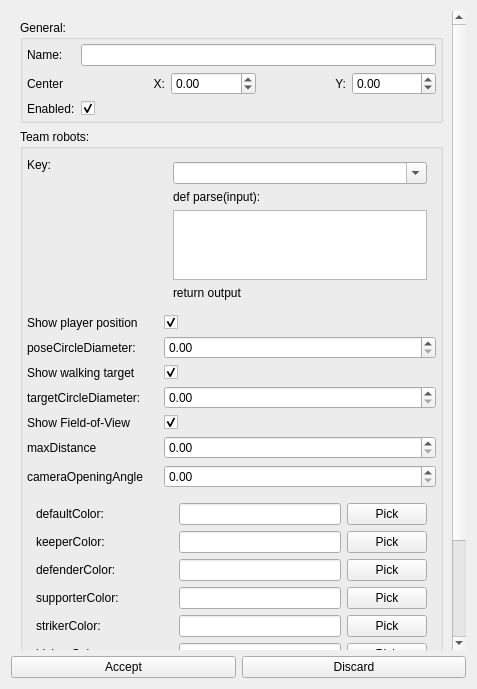
<?xml version="1.0" encoding="UTF-8"?>
<ui version="4.0">
 <class>TeamPlayersConfig</class>
 <widget class="QWidget" name="TeamPlayersConfig">
  <property name="geometry">
   <rect>
    <x>0</x>
    <y>0</y>
    <width>477</width>
    <height>689</height>
   </rect>
  </property>
  <property name="windowTitle">
   <string>Form</string>
  </property>
  <layout class="QVBoxLayout" name="verticalLayout">
   <item>
    <widget class="QScrollArea" name="scrollArea">
     <property name="frameShape">
      <enum>QFrame::NoFrame</enum>
     </property>
     <property name="frameShadow">
      <enum>QFrame::Plain</enum>
     </property>
     <property name="widgetResizable">
      <bool>true</bool>
     </property>
     <widget class="QWidget" name="scrollAreaWidgetContents">
      <property name="geometry">
       <rect>
        <x>0</x>
        <y>-333</y>
        <width>445</width>
        <height>968</height>
       </rect>
      </property>
      <layout class="QVBoxLayout" name="verticalLayout_5">
       <item>
        <widget class="QGroupBox" name="groupBox">
         <property name="title">
          <string>General:</string>
         </property>
         <layout class="QVBoxLayout" name="verticalLayout_2">
          <property name="leftMargin">
           <number>0</number>
          </property>
          <property name="topMargin">
           <number>0</number>
          </property>
          <property name="rightMargin">
           <number>0</number>
          </property>
          <property name="bottomMargin">
           <number>0</number>
          </property>
          <item>
           <layout class="QFormLayout" name="formLayout">
            <property name="leftMargin">
             <number>4</number>
            </property>
            <property name="topMargin">
             <number>4</number>
            </property>
            <property name="rightMargin">
             <number>4</number>
            </property>
            <property name="bottomMargin">
             <number>4</number>
            </property>
            <item row="0" column="0">
             <widget class="QLabel" name="nameLabel">
              <property name="text">
               <string>Name:</string>
              </property>
             </widget>
            </item>
            <item row="0" column="1">
             <widget class="QLineEdit" name="nameLineEdit"/>
            </item>
            <item row="1" column="0">
             <widget class="QLabel" name="centerLabel">
              <property name="text">
               <string>Center</string>
              </property>
             </widget>
            </item>
            <item row="1" column="1">
             <widget class="QWidget" name="centerWidget" native="true">
              <layout class="QHBoxLayout" name="horizontalLayout_2">
               <property name="leftMargin">
                <number>0</number>
               </property>
               <property name="topMargin">
                <number>0</number>
               </property>
               <property name="rightMargin">
                <number>0</number>
               </property>
               <property name="bottomMargin">
                <number>0</number>
               </property>
               <item>
                <widget class="QLabel" name="label_center_x">
                 <property name="text">
                  <string>X:</string>
                 </property>
                 <property name="alignment">
                  <set>Qt::AlignRight|Qt::AlignTrailing|Qt::AlignVCenter</set>
                 </property>
                </widget>
               </item>
               <item>
                <widget class="QDoubleSpinBox" name="spin_center_x">
                 <property name="minimum">
                  <double>-99.989999999999995</double>
                 </property>
                </widget>
               </item>
               <item>
                <widget class="QLabel" name="label_center_y">
                 <property name="text">
                  <string>Y:</string>
                 </property>
                 <property name="alignment">
                  <set>Qt::AlignRight|Qt::AlignTrailing|Qt::AlignVCenter</set>
                 </property>
                </widget>
               </item>
               <item>
                <widget class="QDoubleSpinBox" name="spin_center_y">
                 <property name="minimum">
                  <double>-99.989999999999995</double>
                 </property>
                </widget>
               </item>
              </layout>
             </widget>
            </item>
            <item row="2" column="0">
             <widget class="QLabel" name="enabledLabel">
              <property name="text">
               <string>Enabled:</string>
              </property>
             </widget>
            </item>
            <item row="2" column="1">
             <widget class="QCheckBox" name="enabledCheckBox">
              <property name="checked">
               <bool>true</bool>
              </property>
             </widget>
            </item>
           </layout>
          </item>
         </layout>
        </widget>
       </item>
       <item>
        <widget class="QGroupBox" name="groupBox_2">
         <property name="title">
          <string>Team robots:</string>
         </property>
         <layout class="QVBoxLayout" name="verticalLayout_3">
          <property name="leftMargin">
           <number>0</number>
          </property>
          <property name="topMargin">
           <number>0</number>
          </property>
          <property name="rightMargin">
           <number>0</number>
          </property>
          <property name="bottomMargin">
           <number>0</number>
          </property>
          <item>
           <layout class="QFormLayout" name="formLayout_2">
            <property name="leftMargin">
             <number>4</number>
            </property>
            <property name="topMargin">
             <number>4</number>
            </property>
            <property name="rightMargin">
             <number>4</number>
            </property>
            <property name="bottomMargin">
             <number>4</number>
            </property>
            <item row="1" column="0">
             <widget class="QLabel" name="poseKeyLabel">
              <property name="text">
               <string>Key:</string>
              </property>
             </widget>
            </item>
            <item row="1" column="1">
             <widget class="QWidget" name="TeamPlayersKeyLambdaWidget" native="true">
              <layout class="QVBoxLayout" name="verticalLayout_6">
               <item>
                <widget class="QComboBox" name="cbx_TeamPlayersKey">
                 <property name="editable">
                  <bool>true</bool>
                 </property>
                </widget>
               </item>
               <item>
                <widget class="QLabel" name="label">
                 <property name="text">
                  <string>def parse(input):</string>
                 </property>
                </widget>
               </item>
               <item>
                <widget class="QTextEdit" name="edit_TeamPlayersKeyLambda">
                 <property name="maximumSize">
                  <size>
                   <width>16777215</width>
                   <height>80</height>
                  </size>
                 </property>
                </widget>
               </item>
               <item>
                <widget class="QLabel" name="label_2">
                 <property name="text">
                  <string>return output</string>
                 </property>
                </widget>
               </item>
              </layout>
             </widget>
            </item>
            <item row="2" column="0">
             <widget class="QLabel" name="playerLabel">
              <property name="text">
               <string>Show player position</string>
              </property>
             </widget>
            </item>
            <item row="2" column="1">
             <widget class="QCheckBox" name="playerCheckbox">
              <property name="checked">
               <bool>true</bool>
              </property>
             </widget>
            </item>
            <item row="3" column="0">
             <widget class="QLabel" name="poseCircleDiameterLabel">
              <property name="text">
               <string>poseCircleDiameter:</string>
              </property>
             </widget>
            </item>
            <item row="3" column="1">
             <widget class="QDoubleSpinBox" name="spin_poseCircleDiameter"/>
            </item>
            <item row="4" column="0">
             <widget class="QLabel" name="targetLabel">
              <property name="text">
               <string>Show walking target</string>
              </property>
             </widget>
            </item>
            <item row="4" column="1">
             <widget class="QCheckBox" name="targetCheckbox">
              <property name="checked">
               <bool>true</bool>
              </property>
             </widget>
            </item>
            <item row="5" column="0">
             <widget class="QLabel" name="targetCircleDiameterLabel">
              <property name="text">
               <string>targetCircleDiameter:</string>
              </property>
             </widget>
            </item>
            <item row="5" column="1">
             <widget class="QDoubleSpinBox" name="spin_targetCircleDiameter"/>
            </item>
            <item row="6" column="0">
             <widget class="QLabel" name="fovLabel">
              <property name="text">
               <string>Show Field-of-View</string>
              </property>
             </widget>
            </item>
            <item row="6" column="1">
             <widget class="QCheckBox" name="fovCheckbox">
              <property name="checked">
               <bool>true</bool>
              </property>
             </widget>
            </item>
            <item row="7" column="0">
             <widget class="QLabel" name="maxDistanceLabel">
              <property name="text">
               <string>maxDistance</string>
              </property>
             </widget>
            </item>
            <item row="7" column="1">
             <widget class="QDoubleSpinBox" name="spin_maxDistance"/>
            </item>
            <item row="8" column="0">
             <widget class="QLabel" name="cameraOpeningAngleLabel">
              <property name="text">
               <string>cameraOpeningAngle</string>
              </property>
             </widget>
            </item>
            <item row="8" column="1">
             <widget class="QDoubleSpinBox" name="spin_cameraOpeningAngle"/>
            </item>
            <item row="9" column="0" colspan="2">
             <widget class="QWidget" name="defaultColorWidget" native="true">
              <layout class="QHBoxLayout" name="horizontalLayout_3">
               <item>
                <layout class="QGridLayout" name="gridLayout_15">
                 <item row="3" column="1">
                  <widget class="QLineEdit" name="edit_supporterColor"/>
                 </item>
                 <item row="1" column="0">
                  <widget class="QLabel" name="keeperColorLabel">
                   <property name="text">
                    <string>keeperColor:</string>
                   </property>
                  </widget>
                 </item>
                 <item row="0" column="2">
                  <widget class="QPushButton" name="btn_defaultColor">
                   <property name="text">
                    <string>Pick</string>
                   </property>
                   <property name="flat">
                    <bool>false</bool>
                   </property>
                  </widget>
                 </item>
                 <item row="1" column="2">
                  <widget class="QPushButton" name="btn_keeperColor">
                   <property name="text">
                    <string>Pick</string>
                   </property>
                   <property name="flat">
                    <bool>false</bool>
                   </property>
                  </widget>
                 </item>
                 <item row="2" column="1">
                  <widget class="QLineEdit" name="edit_defenderColor"/>
                 </item>
                 <item row="0" column="1">
                  <widget class="QLineEdit" name="edit_defaultColor"/>
                 </item>
                 <item row="4" column="1">
                  <widget class="QLineEdit" name="edit_strikerColor"/>
                 </item>
                 <item row="2" column="2">
                  <widget class="QPushButton" name="btn_defenderColor">
                   <property name="text">
                    <string>Pick</string>
                   </property>
                   <property name="flat">
                    <bool>false</bool>
                   </property>
                  </widget>
                 </item>
                 <item row="0" column="0">
                  <widget class="QLabel" name="defaultColorLabel">
                   <property name="text">
                    <string>defaultColor:</string>
                   </property>
                  </widget>
                 </item>
                 <item row="5" column="2">
                  <widget class="QPushButton" name="btn_bishopColor">
                   <property name="text">
                    <string>Pick</string>
                   </property>
                   <property name="flat">
                    <bool>false</bool>
                   </property>
                  </widget>
                 </item>
                 <item row="2" column="0">
                  <widget class="QLabel" name="defenderColorLabel">
                   <property name="text">
                    <string>defenderColor:</string>
                   </property>
                  </widget>
                 </item>
                 <item row="5" column="0">
                  <widget class="QLabel" name="bishopColorLabel">
                   <property name="text">
                    <string>bishopColor:</string>
                   </property>
                  </widget>
                 </item>
                 <item row="3" column="2">
                  <widget class="QPushButton" name="btn_supporterColor">
                   <property name="text">
                    <string>Pick</string>
                   </property>
                   <property name="flat">
                    <bool>false</bool>
                   </property>
                  </widget>
                 </item>
                 <item row="4" column="0">
                  <widget class="QLabel" name="strikerColorLabel">
                   <property name="text">
                    <string>strikerColor:</string>
                   </property>
                  </widget>
                 </item>
                 <item row="3" column="0">
                  <widget class="QLabel" name="supporterColorLabel">
                   <property name="text">
                    <string>supporterColor:</string>
                   </property>
                  </widget>
                 </item>
                 <item row="5" column="1">
                  <widget class="QLineEdit" name="edit_bishopColor"/>
                 </item>
                 <item row="4" column="2">
                  <widget class="QPushButton" name="btn_strikerColor">
                   <property name="text">
                    <string>Pick</string>
                   </property>
                   <property name="flat">
                    <bool>false</bool>
                   </property>
                  </widget>
                 </item>
                 <item row="1" column="1">
                  <widget class="QLineEdit" name="edit_keeperColor"/>
                 </item>
                 <item row="6" column="0">
                  <widget class="QLabel" name="replacementKeeperColorLabel">
                   <property name="text">
                    <string>replacementKeeperColor:</string>
                   </property>
                  </widget>
                 </item>
                 <item row="6" column="1">
                  <widget class="QLineEdit" name="edit_replacementKeeperColor"/>
                 </item>
                 <item row="6" column="2">
                  <widget class="QPushButton" name="btn_replacementKeeperColor">
                   <property name="text">
                    <string>Pick</string>
                   </property>
                   <property name="flat">
                    <bool>false</bool>
                   </property>
                  </widget>
                 </item>
                </layout>
               </item>
              </layout>
             </widget>
            </item>
            <item row="10" column="0">
             <widget class="QLabel" name="searchPositionLabel">
              <property name="text">
               <string>Show search position</string>
              </property>
             </widget>
            </item>
            <item row="10" column="1">
             <widget class="QCheckBox" name="searchPositionCheckbox">
              <property name="checked">
               <bool>false</bool>
              </property>
             </widget>
            </item>
            <item row="11" column="0">
             <widget class="QLabel" name="searchPositionDiameterLabel">
              <property name="text">
               <string>searchPositionDiameter:</string>
              </property>
             </widget>
            </item>
            <item row="11" column="1">
             <widget class="QDoubleSpinBox" name="spin_searchPositionDiameter"/>
            </item>
           </layout>
          </item>
         </layout>
        </widget>
       </item>
       <item>
        <spacer name="verticalSpacer">
         <property name="orientation">
          <enum>Qt::Vertical</enum>
         </property>
         <property name="sizeHint" stdset="0">
          <size>
           <width>20</width>
           <height>40</height>
          </size>
         </property>
        </spacer>
       </item>
      </layout>
     </widget>
    </widget>
   </item>
   <item>
    <layout class="QHBoxLayout" name="horizontalLayout">
     <item>
      <widget class="QPushButton" name="btnAccept">
       <property name="text">
        <string>Accept</string>
       </property>
      </widget>
     </item>
     <item>
      <widget class="QPushButton" name="btnDiscard">
       <property name="text">
        <string>Discard</string>
       </property>
      </widget>
     </item>
    </layout>
   </item>
  </layout>
 </widget>
 <tabstops>
  <tabstop>nameLineEdit</tabstop>
  <tabstop>spin_center_x</tabstop>
  <tabstop>spin_center_y</tabstop>
  <tabstop>enabledCheckBox</tabstop>
  <tabstop>edit_TeamPlayersKeyLambda</tabstop>
  <tabstop>playerCheckbox</tabstop>
  <tabstop>spin_poseCircleDiameter</tabstop>
  <tabstop>targetCheckbox</tabstop>
  <tabstop>spin_targetCircleDiameter</tabstop>
  <tabstop>fovCheckbox</tabstop>
  <tabstop>spin_maxDistance</tabstop>
  <tabstop>spin_cameraOpeningAngle</tabstop>
  <tabstop>btnAccept</tabstop>
  <tabstop>btnDiscard</tabstop>
  <tabstop>scrollArea</tabstop>
 </tabstops>
 <resources/>
 <connections/>
</ui>
